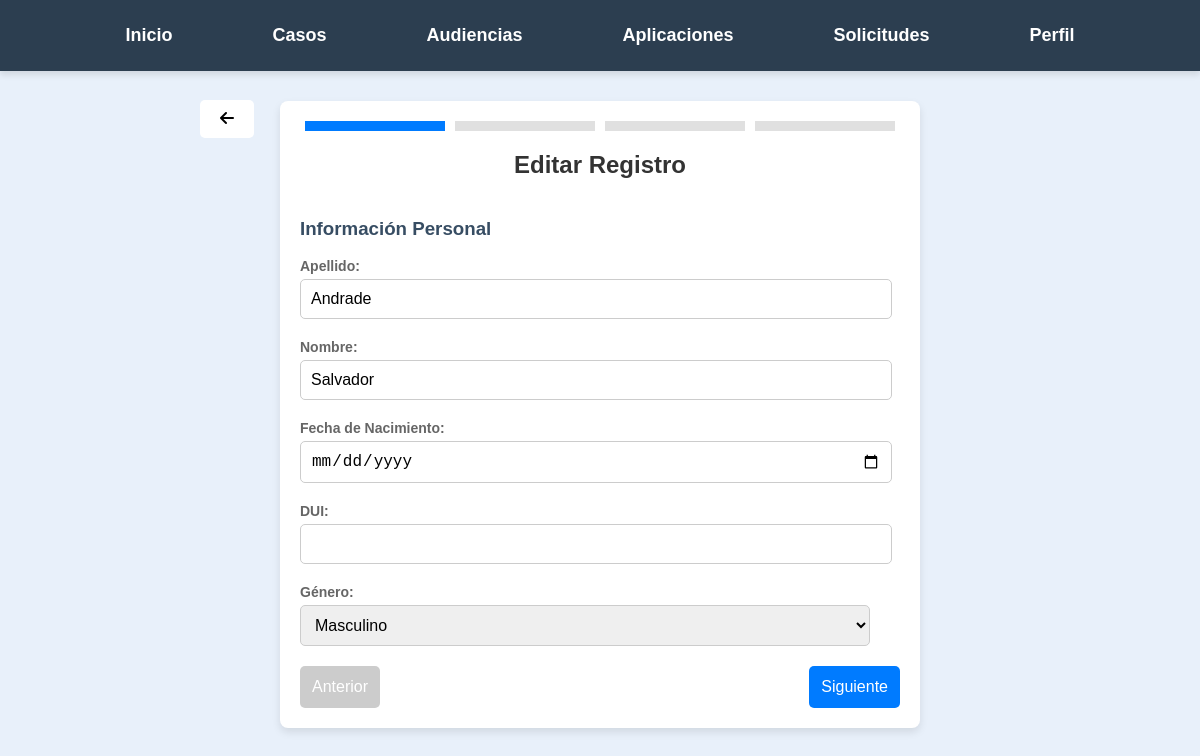
/Casos/imputados/editar.php?id=9 (signed in), run on an earlier commit of the app's database.
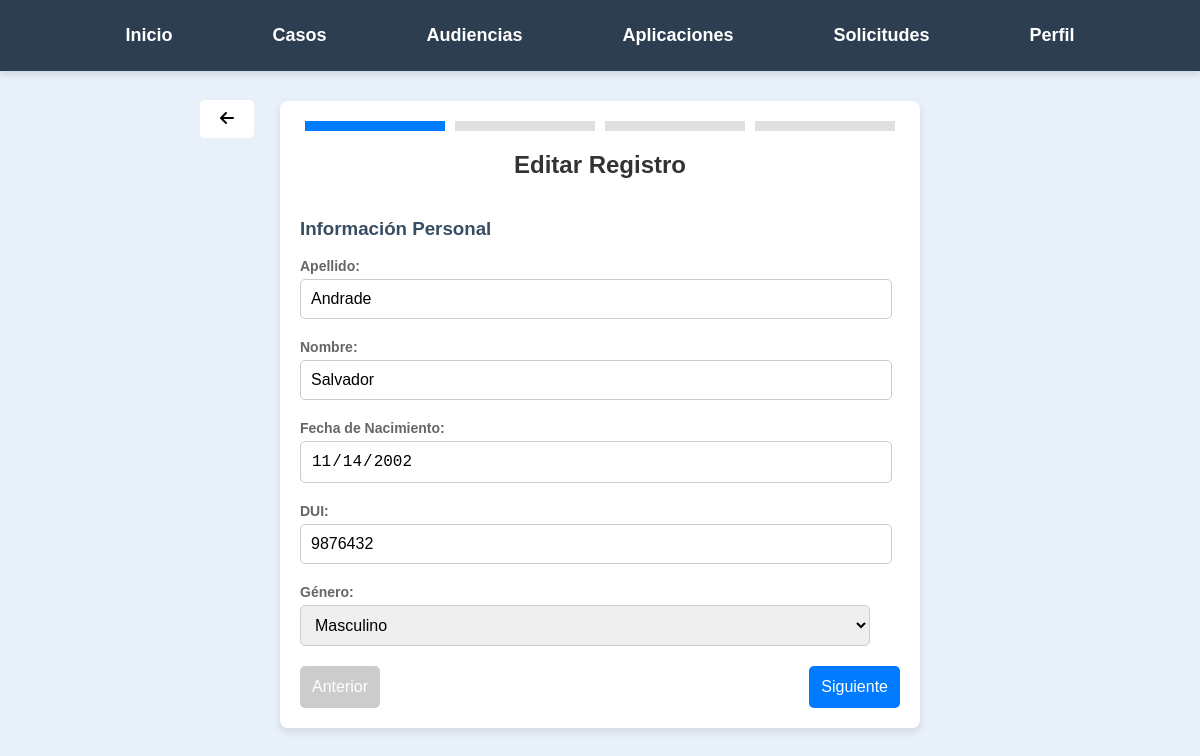
And on a later commit of the database.
### tables this page shows
CREATE TABLE `imputados` (
  `id` int(6) UNSIGNED NOT NULL,
  `codigo` varchar(20) NOT NULL,
  `apellido` varchar(50) NOT NULL,
  `nombre` varchar(50) NOT NULL,
  `fecha_nacimiento` date NOT NULL,
  `dui` varchar(10) NOT NULL,
  `departamento` varchar(50) NOT NULL,
  `distrito` varchar(50) NOT NULL,
  `direccion` text NOT NULL,
  `madre` varchar(100) NOT NULL,
  `padre` varchar(100) NOT NULL,
  `pandilla` varchar(50) NOT NULL,
  `alias` varchar(50) NOT NULL,
  `sexo` varchar(20) NOT NULL
);

### Casos/imputados/editar.php (the view, shortened to what this page needs)
<?php
$servername = "localhost";
$username = "root";
$password = "";
$dbname = "legalcc";
$conn = new mysqli($servername, $username, $password, $dbname);
$user_id = $_SESSION['user_id'];
$sql = "SELECT tipo FROM usuarios WHERE id = ?";
$stmt = $conn->prepare($sql);
$stmt->bind_param("i", $user_id);
$stmt->execute();
$stmt->bind_result($tipo_usuario);
?>
<?php
$servername = "localhost";
$username = "root";
$password = "";
$dbname = "legalcc";
$encryption_key = 'LegalCC';
$ciphering = "AES-128-CTR";
$options = 0;
$encryption_iv = '1234567891011121';
$conn = new mysqli($servername, $username, $password, $dbname);
$id = $_GET['id'];
$sql = "SELECT * FROM imputados WHERE id='$id'";
$result = $conn->query($sql);
$row = $result->fetch_assoc();
$apellido = openssl_decrypt($row['apellido'], $ciphering, $encryption_key, $options, $encryption_iv);
$nombre = openssl_decrypt($row['nombre'], $ciphering, $encryption_key, $options, $encryption_iv);
$fecha_nacimiento = $row['fecha_nacimiento'];
$dui = openssl_decrypt($row['dui'], $ciphering, $encryption_key, $options, $encryption_iv);
$sexo = openssl_decrypt($row['sexo'], $ciphering, $encryption_key, $options, $encryption_iv);
?>
<!DOCTYPE html>
<html lang="es">
<head>
    <link rel="stylesheet" href="https://cdnjs.cloudflare.com/ajax/libs/font-awesome/6.0.0-beta3/css/all.min.css">
</head>
<body>
<nav>
        <ul>
            <li><a href="/Pagina_principal.php">Inicio</a></li>
            <li>
                <a href="/Casos/Buscar_Casos.php">Casos</a>
            </li>
            <li><a href="/Audiencias/Buscar_Audiencias.php">Audiencias</a></li>
            <li><a href="apps.php">Aplicaciones</a></li>
            <?php if ($tipo_usuario === 'juez'): ?>
            <li><a href="/Audiencias/ver_solicitudes.php">Solicitudes</a></li>
            <?php endif; ?>
            <li>
                <a href="/formularios/Perfil.php">Perfil</a>
            </li>
        </ul>
    </nav>
    <a class="btn-navega" href="/Casos/imputados/tabladeimputados.php" title="Volver"><i class="fas fa-arrow-left"></i></a></li>
    <div class="form-container">
        <div class="progress-bar">
            <div class="progress-step"></div>
            <div class="progress-step"></div>
            <div class="progress-step"></div>
            <div class="progress-step"></div>
        </div>
        <h2>Editar Registro</h2>
        <form method="post" action="actualizar.php">
            <div class="step active">
                <h3>Información Personal</h3>
                <label for="apellido">Apellido:</label>
                <input type="text" id="apellido" name="apellido" value="<?php echo $apellido; ?>" required readonly>
                <label for="nombre">Nombre:</label>
                <input type="text" id="nombre" name="nombre" value="<?php echo $nombre; ?>" required readonly>
                <label for="fecha_nacimiento">Fecha de Nacimiento:</label>
                <input type="date" id="fecha_nacimiento" name="fecha_nacimiento" value="<?php echo $fecha_nacimiento; ?>" onchange="verificarCampos();" >
                <span id="error" style="color: red;"></span><br>
                <label for="dui">DUI:</label>
                <input type="text" id="dui" name="dui" value="<?php echo $dui; ?>" pattern="\d{8}-\d{1}" title="El formato debe ser 00000000-0"><br>
        <label for="genero">Género:</label>
<select id="genero" name="genero" required onchange="mostrarCampoOtro()">
    <option value="Masculino" <?php if ($sexo === 'Masculino') echo 'selected'; ?>>Masculino</option>
</select><br>
        </div>
            <div class="button-group">
                <button type="button" id="prevBtn" onclick="changeStep(-1)">Anterior</button>
                <button type="button" id="nextBtn" onclick="changeStep(1)">Siguiente</button>
            </div>
        </form>
    </div>
</body>
</html>

What changed in the data, as far as the page shows it:
changed imputados "Andrade": fecha_nacimiento (not shown) → "11/14/2002"; dui (not shown) → "9876432"
